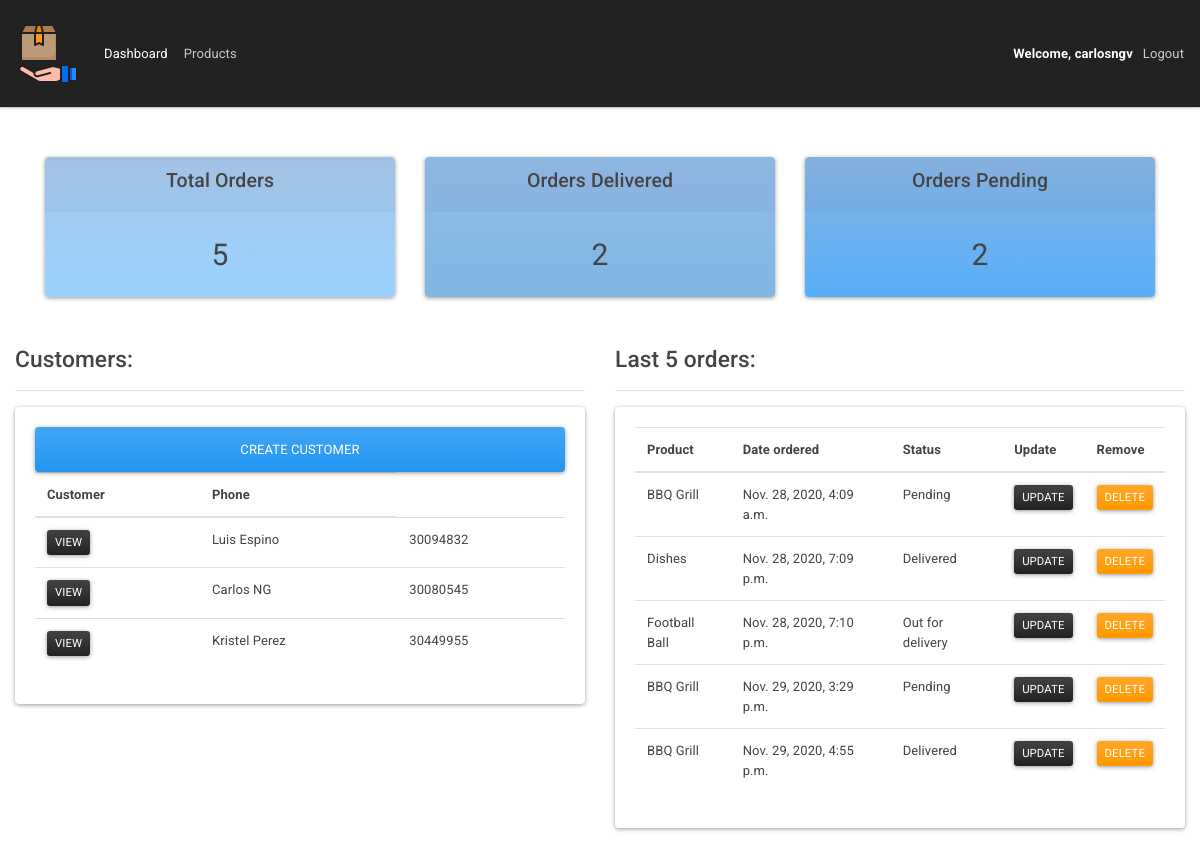
Before: / (signed in) with the older database file.
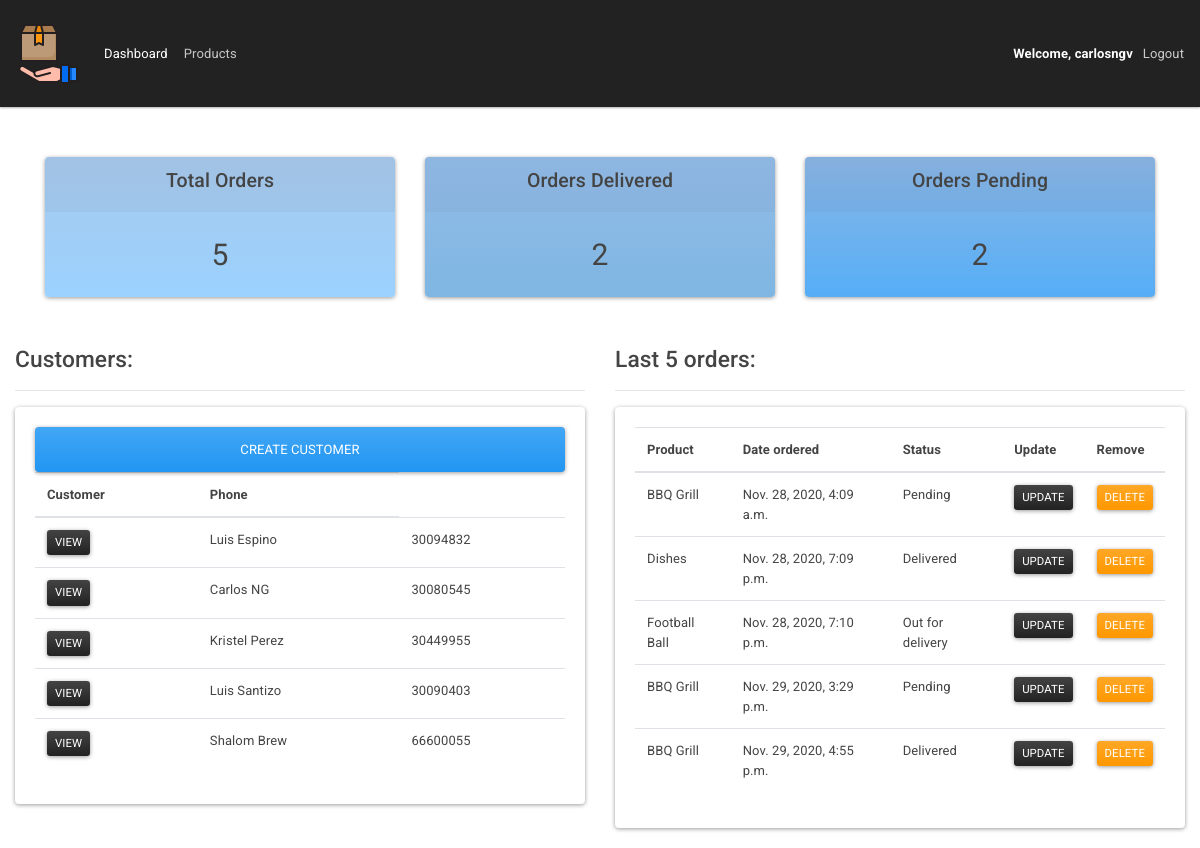
After: the same page with the newer database file.
### accounts/models.py (models this page shows, shortened)
class Customer(models.Model):
    user = models.OneToOneField(
        User, null=True, blank=True, on_delete=models.CASCADE)
    name = models.CharField(max_length=100, null=True)
    phone = models.CharField(max_length=100, null=True)
    email = models.CharField(max_length=200, null=True)
    profile_pic = models.ImageField(default="default.png",
                                    null=True, blank=True, verbose_name='Profile picture')
    date_created = models.DateTimeField(auto_now_add=True, null=True)

class Order(models.Model):
    STATUS = (
        ('Pending', 'Pending'),
        ('Out for delivery', 'Out for delivery'),
        ('Delivered', 'Delivered')
    )
    customer = models.ForeignKey(
        Customer, null=True, on_delete=models.SET_NULL)
    product = models.ForeignKey(Product, null=True, on_delete=models.SET_NULL)
    status = models.CharField(max_length=100, choices=STATUS)
    date_created = models.DateTimeField(auto_now_add=True, null=True)

class Product(models.Model):
    CATEGORY = (
        ('Indoor', 'Indoor'),
        ('Out door', 'Out door')
    )
    name = models.CharField(max_length=100, null=True)
    price = models.FloatField(null=True, default=0.0)
    category = models.CharField(max_length=200, null=True, choices=CATEGORY)
    description = models.CharField(max_length=255, null=True, blank=True)
    date_created = models.DateTimeField(auto_now_add=True, null=True)
    tags = models.ManyToManyField(Tag)
    def __str__(self):
        return self.name

### accounts/decorators.py (the view)
    def wrapper_func(request, *args, **kwargs):
        group = None
        if request.user.groups.exists():
            group = request.user.groups.all()[0].name
        if group == 'customer':
            return redirect('user')
        elif group == 'admin':
            return view_func(request, *args, **kwargs)

### accounts/views.py (called while the page is built)
@login_required(login_url='login')
@admin_only
def home(request):
    orders = Order.objects.all()
    customers = Customer.objects.all()
    total_customers = customers.count()
    total_orders = orders.count()
    orders_delivered = orders.filter(status='Delivered').count()
    orders_pending = orders.filter(status='Pending').count()
    context = {
        'orders': orders,
        'customers': customers,
        'total_orders': total_orders,
        'orders_delivered': orders_delivered,
        'orders_pending': orders_pending,
    }
    return render(request, 'accounts/dashboard.html', context)

### accounts/templates/accounts/dashboard.html
{% extends 'accounts/main.html' %}
{% block content %}
{% include 'accounts/status.html' %}
<br>
<div class="container-fluid m-10">
    <div class="row">
        <div class="col-md-6">
            <h3>Customers:</h3>
            <hr>
            <div class="card">
                <div class="card-body">
                    <a class="btn btn-primary btn-block">Create Customer</a>
                    <table class="table">
                        <thead>
                            <tr>
                                <th scope="col">
                                    Customer
                                </th>
                                <th scope="col">
                                    Phone
                                </th>
                            </tr>
                            {% for customer in customers %}
                            <tr>
                                <td><a class="btn btn-sm btn-dark" href="{% url 'customer' customer.id %}">View</a></td>
                                <td>{{customer.name}}</td>
                                <td>{{customer.phone}}</td>
                            </tr>
                            {% endfor %}
                        </thead>
                    </table>
                </div>
            </div>
        </div>
        <div class="col-6">
            <h3>Last 5 orders:</h3>
            <hr>
            <div class="card">
                <div class="card-body">
                    <table class="table">
                        <thead>
                            <tr>
                                <th scope="col">
                                    Product
                                </th>
                                <th scope="col">
                                    Date ordered
                                </th>
                                <th scope="col">
                                    Status
                                </th>
                                <th scope="col">
                                    Update
                                </th>
                                <th scope="col">
                                    Remove
                                </th>
                            </tr>
                            {% for order in orders %}
                            <tr class="order">
                                <td>{{order.product}}</td>
                                <td>{{order.date_created}}</td>
                                <td>{{order.status}}</td>
                                <td><a class="btn btn-sm btn-dark" href="{% url 'update_order' order.id %}">Update</a></td>
                                <td><a class="btn btn-sm btn-warning" href="{% url 'delete_order' order.id %}">Delete</a></td>
                            </tr>
                            {% endfor %}
                        </thead>
                    </table>
                </div>
            </div>
        </div>
    </div>
</div>
{% endblock %}

Changed rows visible on the page:
added Customer: name "Luis Santizo", phone "30090403"
added Customer: name "Shalom Brew", phone "66600055"
